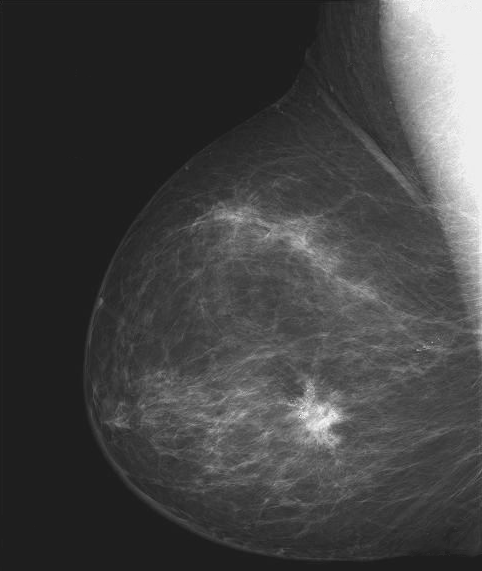
%> input picture Realce Radiometrico/Procesos_puntuales/mastografia.tif, 482 x 571 px
$ octave test_negativo.m   (GNU Octave 9; MATLAB toolbox functions it lacks are replaced by stand-ins)
%> lines starting %> are read from the running program, lines starting %| are printed output that depends on the picture
### Realce Radiometrico/negativo.m
function [B]=negativo(A)
%
%A.-Imagen de Entrada
%B.-Negativo de la Imagen de Entrada
%
%UP-PI 2020

A=double(A);

L=256;
r=0:(L-1);

s=(L-1) - r;

figure
plot(r, s)
axis([0 L-1 0 L-1])

B=(L-1) - A;


endfunction

### Realce Radiometrico/test_negativo.m
clc; close all; clear

pkg load image

%A=imread('semilla.tif');
A=imread('mastografia.tif');
%> A is the input picture: size 571x482 uint8; min 21, max 255, mean 66.7

figure
image(A)
colormap(gray(256))
axis image
title('original')

figure
imhist(A)
title('original')
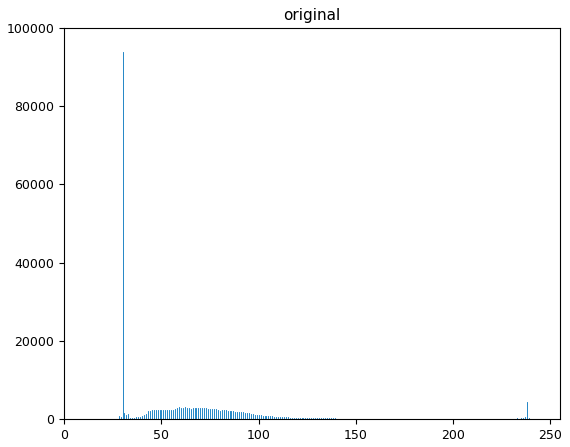
%> figure redrawn from the program's plot data; highest point at x = 30, y = 93879

B=negativo(A);
%> in negativo, `B=(L-1) - A;`:
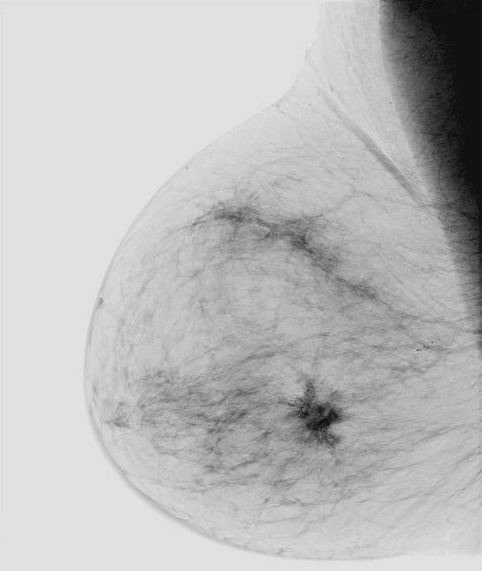
%> B: size 571x482 double; min 0, max 234, mean 188.3
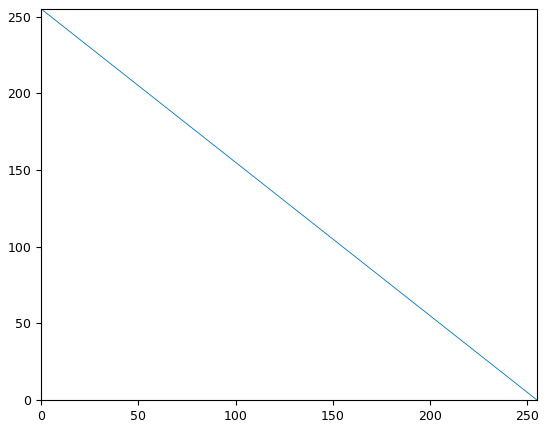
%> figure redrawn from the program's plot data; curve peaks at x = 0, y = 255
B=uint8(B);
%> B: size 571x482 uint8

figure
image(B)
colormap(gray(256))
axis image
title('Negativo')

figure
imhist(B)
title('Negativo')
%> figure, not shown here; highest point at x = 225, y = 93879
